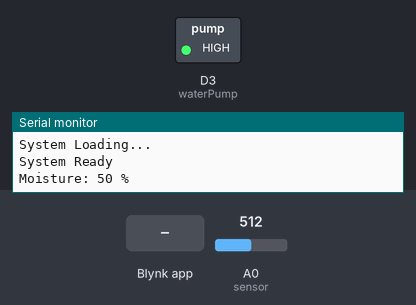
Bench run of a sketch on a simulated ESP8266 (NodeMCU). Shown: switched loads named in the sketch (green lamp = pin HIGH), the last lines printed to the serial monitor. Inputs (shaded band) come from the test bench; at power-on: A0 (sensor) = 512. WiFi joins after 1.5 s; servers stay silent unless stated.

Above: at 5.0 s.
5.1 s: Blynk app writes 1 to V1
At 6.0 s:
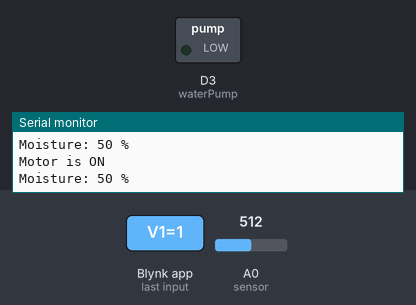
6.6 s: Blynk app writes 0 to V1
At 7.1 s:
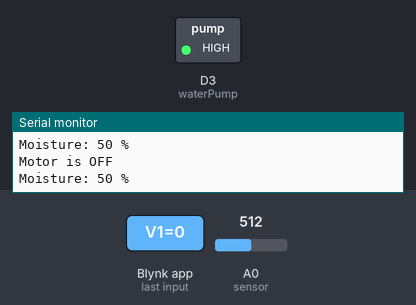
8.1 s: Blynk app writes 200 to V1
At 9.5 s:
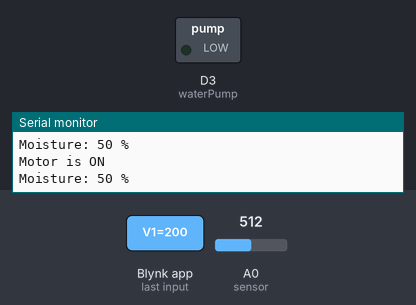
Timing chart, 0 to 11.1 s (numbered marks = the images above; inputs shaded):
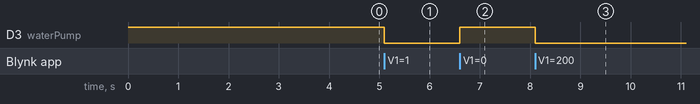

Measured:
- after the input at 5.1 s, D3 (waterPump): HIGH → LOW at once
- after the input at 6.6 s, D3 (waterPump): LOW → HIGH at once
- after the input at 8.1 s, D3 (waterPump): HIGH → LOW at once

The sketch:

ConnectWithWifi.ino
```cpp
#define BLYNK_TEMPLATE_ID "TMPL6CqtyYMKo"
#define BLYNK_TEMPLATE_NAME "plant watering system"
#define BLYNK_PRINT Serial
#include <ESP8266WiFi.h>
#include <BlynkSimpleEsp8266.h>

char auth[] = "1AC5i4K0AYyOEd6pp0Ud_JcUP-U-uj24";
char ssid[] = "Kung Fu Tea Ground Floor 5G";
char pass[] = "cambodia@168";

BlynkTimer timer;
bool Relay = 0;

#define sensor A0
#define waterPump D3

void setup() {
  Serial.begin(9600);
  pinMode(waterPump, OUTPUT);
  digitalWrite(waterPump, HIGH);
  Blynk.begin(auth, ssid, pass, "blynk.cloud", 80);

  // Print a message to the Serial Monitor for debugging
  Serial.println("System Loading...");
  delay(2000); // Short delay for system loading message
  Serial.println("System Ready");

  // Set interval to call soilMoistureSensor() every second
  timer.setInterval(1000L, soilMoistureSensor);
}

BLYNK_WRITE(V1) {
  Relay = param.asInt();
  if (Relay == 1) {
    digitalWrite(waterPump, LOW);
    Serial.println("Motor is ON");
  } else {
    digitalWrite(waterPump, HIGH);
    Serial.println("Motor is OFF");
  }
}

// Get the soil moisture values
void soilMoistureSensor() {
  int value = analogRead(sensor);
  value = map(value, 0, 1024, 0, 100);
  value = (value - 100) * -1;

  Blynk.virtualWrite(V0, value);  // Send moisture value to Blynk
  Serial.print("Moisture: ");
  Serial.print(value);
  Serial.println(" %");
}

void loop() {
  Blynk.run();  // Run Blynk library
  timer.run();  // Run the Blynk timer
}
```
